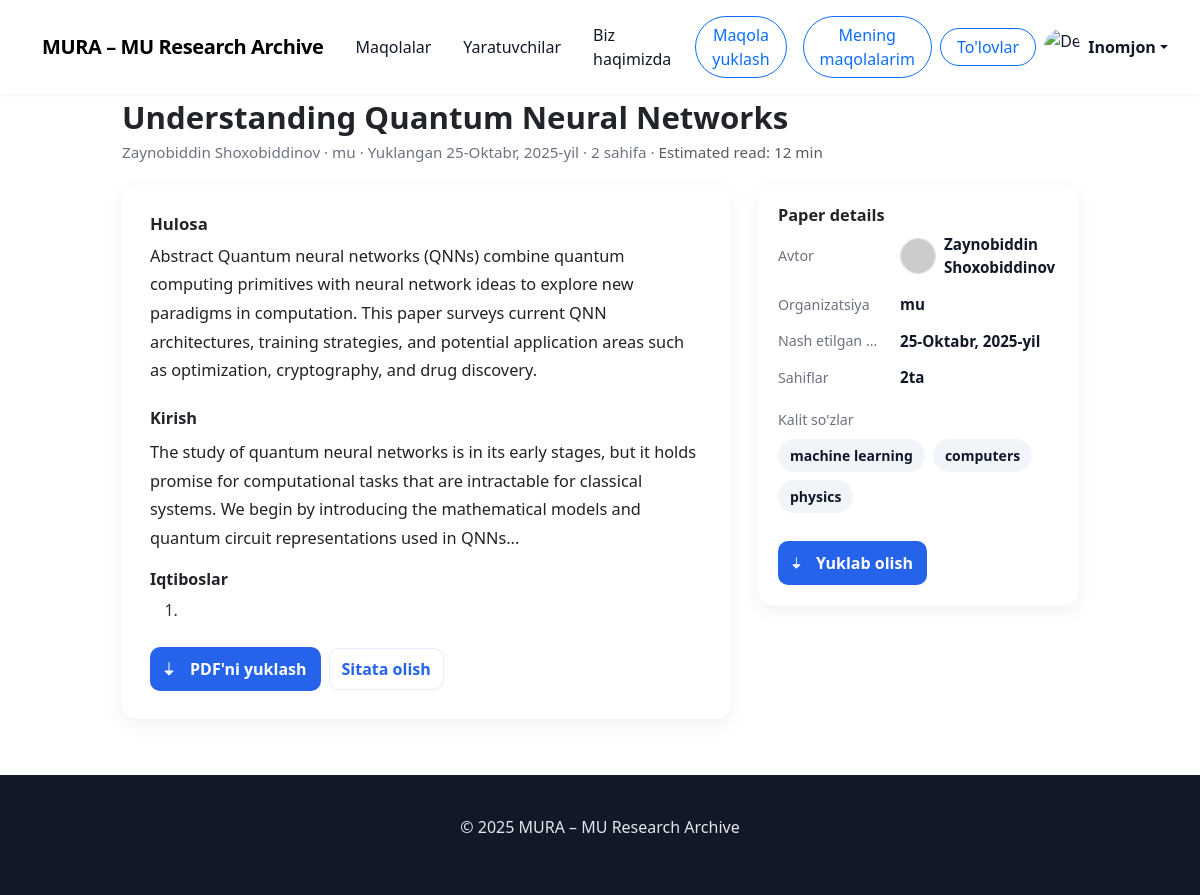
Page /detail-paper/2/ (signed in) on the earlier database version.
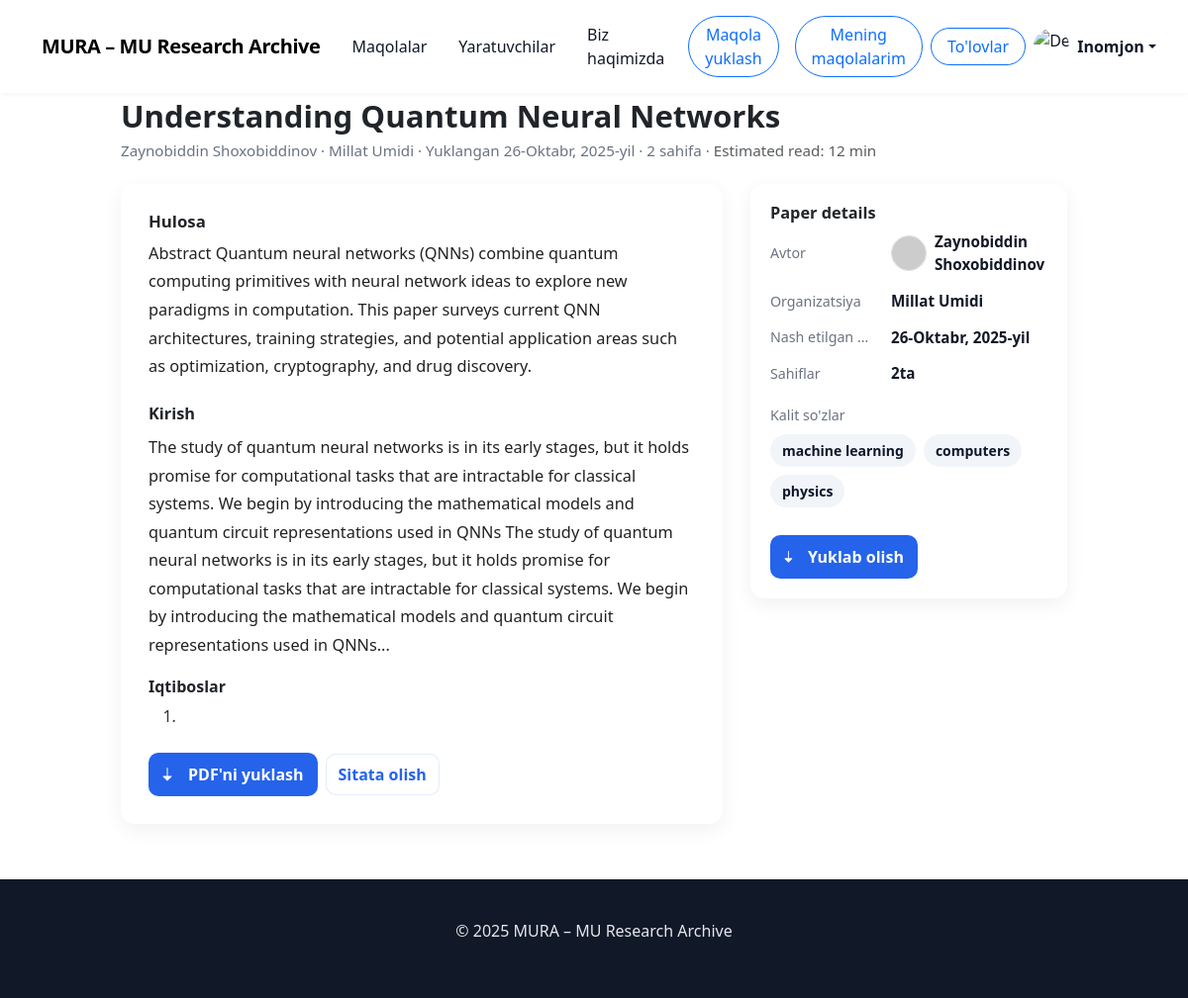
Same page on the later database version.
### main/models.py (models this page shows, shortened)
class Paper(models.Model):
    STATUS_CHOICES = [
        (1, 'draft'),
        (2, 'on_process'),
        (3, 'declined'),
        (4, 'accepted'),
        (5, 'payment_process'),
        (6, 'blocked')
    ]
    owner = models.ForeignKey(CustomUser, on_delete=models.CASCADE)
    category = models.ForeignKey('Category', on_delete=models.SET_NULL, null=True)
    title = models.CharField(
        max_length=100,
        validators=[MinLengthValidator(1)],
        help_text="Sarlavha 10–255 belgidan iborat bo‘lishi kerak."
    )
    summary = models.TextField(
        max_length=500,
        validators=[MinLengthValidator(100)],
        help_text="Qisqacha mazmun kamida 100 ta belgidan iborat bo‘lishi kerak."
    )
    intro = models.TextField(
        max_length=500,
        validators=[MinLengthValidator(100)],
        help_text="Kirish qismi kamida 100 ta belgidan iborat bo‘lishi kerak."
    )
    file = models.FileField(upload_to='pdfs/')
    status = models.IntegerField(
        choices=STATUS_CHOICES,
        default=1,
        help_text="Maqolaning joriy holatini tanlang."
    )
    published_at = models.DateField(auto_now=True)
    keywords = models.CharField(
        max_length=100,
        validators=[MinLengthValidator(10)],
        help_text="Kalit so‘zlar 10–300 belgidan iborat bo‘lishi kerak."
    )
    pages = models.IntegerField(
        null=True,
        blank=True,
        help_text="Betlar soni 3–50 oralig‘ida bo‘lishi kerak."
    )
    organization = models.CharField(
        max_length=120,
        validators=[MinLengthValidator(1)],
        null=True,
        blank=True,
        help_text="Tashkilot nomi 5–120 belgidan iborat bo‘lishi kerak."
    )
    paid_at = models.DateTimeField(null=True, blank=True)
    reject_count = models.IntegerField(default=0)

class CustomUser(AbstractUser):
    avatar = models.ImageField(upload_to='media/avatars/', null=True, blank=True)

### main/views.py (the view)
# urls.py: path('detail-paper/<int:id>/', PaperDetailView.as_view(), name='detail_paper'),
class PaperDetailView(View):
    def get(self, request, id):
        paper = get_object_or_404(models.Paper, id=id)
        keywords = [kw.strip() for kw in paper.keywords.split(',')]
        return render(request, 'detail.html', {'paper': paper, 'tags': keywords})

### templates/detail.html (shortened to what the changed rows need)
{% extends "base.html" %}
{% load static %}
{% block style %}
    <link rel="stylesheet" href="{% static 'main/css/detail.css' %}">
    <link href="https://cdn.jsdelivr.net/npm/bootstrap@5.3.3/dist/css/bootstrap.min.css" rel="stylesheet"/>
{% endblock %}
{% block content %}
    <main class="container">
        <header class="paper-header">
            <h1 class="paper-title">{{ paper.title }}</h1>
            <p class="paper-meta">{{ paper.owner.first_name }} {{ paper.owner.last_name }} · {{ paper.organization }} ·
                Yuklangan {{ paper.published_at }} · {{ paper.pages }} sahifa · <span class="text-muted">Estimated read: 12 min</span>
            </p>
        </header>
        <section class="paper-body">
            <article class="content-card" role="article" aria-labelledby="paper-title">
                <div class="mb-3">
                    <h3 class="mb-2" style="font-size:1.05rem; font-weight:700;">Hulosa</h3>
                    <p class="paper-content" style="margin-top:6px;">
                        {{ paper.summary }}
                    </p>
                </div>
                <div class="mt-4">
                    <h3 style="font-size:1.02rem; font-weight:700; margin-bottom:10px;">Kirish</h3>
                    <p class="paper-content">
                        {{ paper.intro }}
                    </p>
                    <h4 style="font-size:1rem; font-weight:700; margin-top:18px;">Iqtiboslar</h4>
                    <ol style="line-height:1.6; margin-top:8px; color:#333">
                        <li>{{ paper.citations }}</li>
                    </ol>
                </div>
            </article>
            <aside class="meta-card" aria-labelledby="meta-heading">
                <div class="meta-grid" role="list">
                    <div class="meta-label">Avtor</div>
                    <div class="meta-value" style="display:flex; align-items:center; gap:8px;">
                        {% if paper.owner.avatar %}
                            <img src="{{ paper.owner.avatar.url }}"
                                 alt="{{ paper.owner.first_name }} {{ paper.owner.last_name }}"
                                 style="width:36px; height:36px; border-radius:50%; object-fit:cover; border:1px solid #ddd;">
                        {% else %}
                            <img id="avatarPreview" src='https://placehold.co/800x600?text=
                                    {{ paper.owner.first_name|default:"?"|slice:":1"|upper }}{{ paper.owner.last_name|default:"?"|slice:":1"|upper }}'
                                 alt="{{ paper.owner.first_name }} {{ paper.owner.last_name }}"
                                 style="width:36px; height:36px; border-radius:50%; object-fit:cover; border:1px solid #ddd;">
                        {% endif %}
                        <span>{{ paper.owner.first_name }} {{ paper.owner.last_name }}</span>
                    </div>
                    <div class="meta-label">Organizatsiya</div>
                    <div class="meta-value">{{ paper.organization }}</div>
                    <div class="meta-label">Nash etilgan sana</div>
                    <div class="meta-value">{{ paper.published_at }}</div>
                    <div class="meta-label">Sahiflar</div>
                    <div class="meta-value">{{ paper.pages }}ta</div>
                    <div class="meta-tags">
                        <div class="meta-label"
                             style="min-width:0; color:var(--muted); font-size:0.89rem; padding-right:0;">Kalit so'zlar
                        </div>
                        <div style="display:flex; gap:8px; flex-wrap:wrap;">
                        </div>
                    </div>
                    <div class="meta-actions">
                        <a class="download-btn" href="{{ paper.file.url }}" download="{{ paper.title }}.pdf"
                           aria-label="Download paper PDF (sidebar)">
                        </a>
                    </div>
                </div>
            </aside>
        </section>
    </main>
{% endblock %}

Differences in the rows shown:
changed Paper "Understanding Quantum Neural Networks": organization "mu" → "Millat Umidi"; published_at "25-Oktabr, 2025-yil" → "26-Oktabr, 2025-yil"; intro "…circuit representations used in QNNs..." → "…circuit representations used in QNNs The study of quantum neural networks is in its early stages, but it holds promise for computational tasks that are intractable for classical systems. We begin by introducing the mathematical models and quantum circuit representations used in QNNs..."
